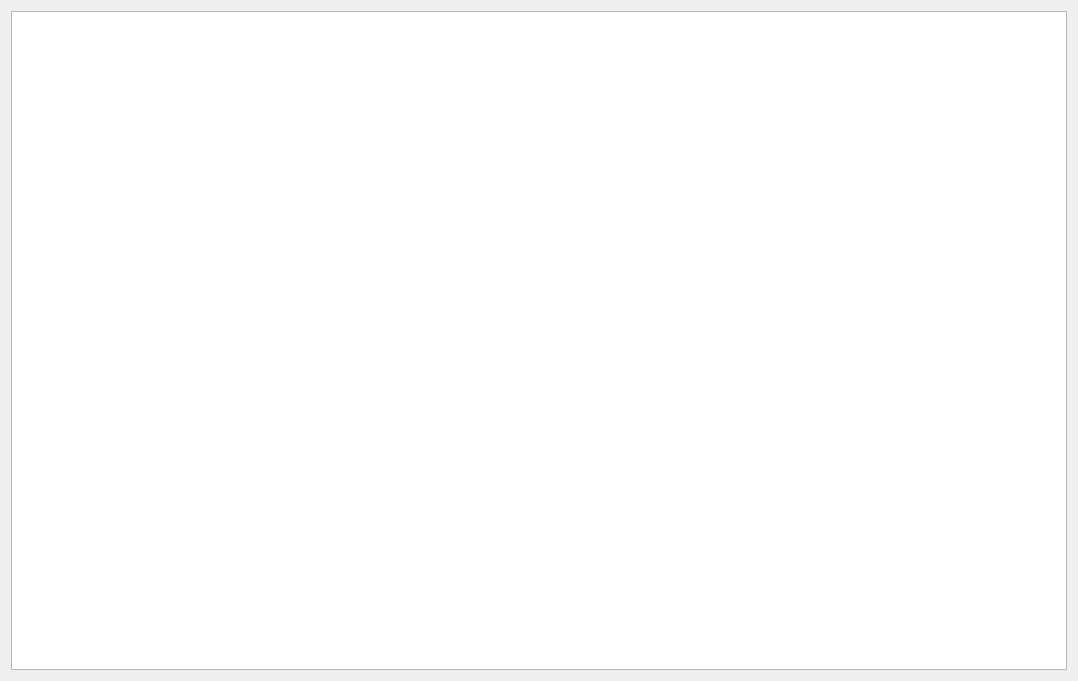
<?xml version="1.0" encoding="UTF-8"?>
<ui version="4.0">
 <class>StudentInfo</class>
 <widget class="QDialog" name="StudentInfo">
  <property name="geometry">
   <rect>
    <x>0</x>
    <y>0</y>
    <width>1078</width>
    <height>681</height>
   </rect>
  </property>
  <property name="windowTitle">
   <string>学生信息</string>
  </property>
  <layout class="QHBoxLayout" name="horizontalLayout">
   <item>
    <widget class="QTableView" name="stuTable"/>
   </item>
  </layout>
 </widget>
 <layoutdefault spacing="6" margin="11"/>
 <resources/>
 <connections/>
</ui>
